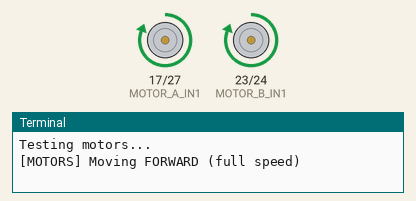
The program below on a simulated Raspberry Pi (BCM pin numbers). On the bench: motor-driver pin pairs drawn as motors (green arrow = first pin HIGH = forward, orange = second pin HIGH = backward, longer = more drive), the last lines printed to the terminal. At 4.0 s the program stops and its outputs stay as they are.

Above: at 0.1 s.
At 2.1 s:
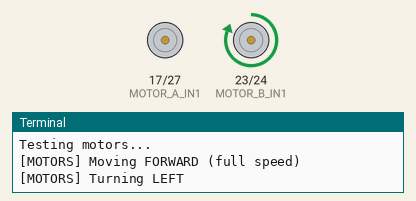
At 3.1 s:
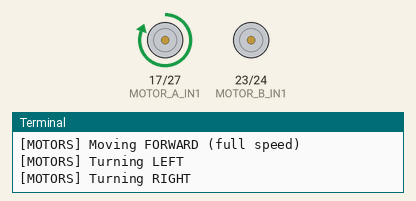
At 4.1 s:
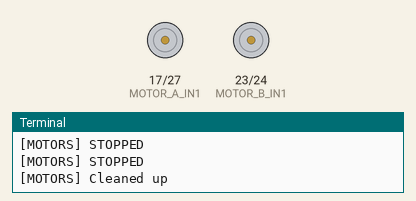
Timing chart, 0 to 5.5 s (numbered marks = the images above):
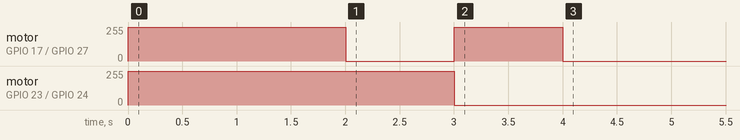

Measured:
- by itself, motor on GPIO 23 (MOTOR_B_IN1) / GPIO 24 (MOTOR_B_IN2): stopped → forward 255/255 at 0.00 s, → stopped 3.0 s later
- by itself, motor on GPIO 17 (MOTOR_A_IN1) / GPIO 27 (MOTOR_A_IN2): stopped → forward 255/255 at 0.00 s, → stopped 2.0 s later, → forward 255/255 1.0 s later, → stopped 1.0 s later

The program:

motor_controller.py
```python
# ============================================================
#  Medicare Robot - DC Motor Controller
#  Controls 2 DC motors via L298N motor driver for movement
#  EN pins are jumpered HIGH on L298N = always full speed
# ============================================================

import time

try:
    import RPi.GPIO as GPIO
except ImportError:
    print("[WARN] RPi.GPIO not available - running in simulation mode")
    GPIO = None

from config import (
    MOTOR_A_IN1, MOTOR_A_IN2,
    MOTOR_B_IN1, MOTOR_B_IN2,
)


class MotorController:
    """Controls two DC motors via L298N H-Bridge motor driver.

    EN (enable) pins are physically jumpered HIGH on the L298N board,
    so motors always run at full speed. Only direction is controlled.
    """

    def __init__(self):
        self.is_moving = False
        self.current_action = "stopped"

        if GPIO:
            GPIO.setwarnings(False)
            GPIO.setmode(GPIO.BCM)

            # Motor A (Left) direction pins
            GPIO.setup(MOTOR_A_IN1, GPIO.OUT)
            GPIO.setup(MOTOR_A_IN2, GPIO.OUT)

            # Motor B (Right) direction pins
            GPIO.setup(MOTOR_B_IN1, GPIO.OUT)
            GPIO.setup(MOTOR_B_IN2, GPIO.OUT)

            print("[MOTORS] Initialized L298N motor driver (full speed, no EN pins)")
        else:
            print("[MOTORS] Running in simulation mode")

    def _set_motor_a(self, forward=True):
        """Set Motor A (Left wheel) direction."""
        if GPIO:
            if forward:
                GPIO.output(MOTOR_A_IN1, GPIO.HIGH)
                GPIO.output(MOTOR_A_IN2, GPIO.LOW)
            else:
                GPIO.output(MOTOR_A_IN1, GPIO.LOW)
                GPIO.output(MOTOR_A_IN2, GPIO.HIGH)

    def _set_motor_b(self, forward=True):
        """Set Motor B (Right wheel) direction."""
        if GPIO:
            if forward:
                GPIO.output(MOTOR_B_IN1, GPIO.HIGH)
                GPIO.output(MOTOR_B_IN2, GPIO.LOW)
            else:
                GPIO.output(MOTOR_B_IN1, GPIO.LOW)
                GPIO.output(MOTOR_B_IN2, GPIO.HIGH)

    def _stop_motor_a(self):
        """Stop Motor A."""
        if GPIO:
            GPIO.output(MOTOR_A_IN1, GPIO.LOW)
            GPIO.output(MOTOR_A_IN2, GPIO.LOW)

    def _stop_motor_b(self):
        """Stop Motor B."""
        if GPIO:
            GPIO.output(MOTOR_B_IN1, GPIO.LOW)
            GPIO.output(MOTOR_B_IN2, GPIO.LOW)

    def move_forward(self):
        """Move robot forward - both motors forward at full speed."""
        self._set_motor_a(forward=True)
        self._set_motor_b(forward=True)
        self.is_moving = True
        self.current_action = "forward"
        print("[MOTORS] Moving FORWARD (full speed)")

    def move_backward(self):
        """Move robot backward at full speed."""
        self._set_motor_a(forward=False)
        self._set_motor_b(forward=False)
        self.is_moving = True
        self.current_action = "backward"
        print("[MOTORS] Moving BACKWARD (full speed)")

    def turn_left(self):
        """Turn left - right motor forward, left motor stopped."""
        self._stop_motor_a()              # Stop left wheel
        self._set_motor_b(forward=True)   # Right wheel forward
        self.is_moving = True
        self.current_action = "turning_left"
        print("[MOTORS] Turning LEFT")

    def turn_right(self):
        """Turn right - left motor forward, right motor stopped."""
        self._set_motor_a(forward=True)   # Left wheel forward
        self._stop_motor_b()              # Stop right wheel
        self.is_moving = True
        self.current_action = "turning_right"
        print("[MOTORS] Turning RIGHT")

    def spin_left(self):
        """Spin in place to the left."""
        self._set_motor_a(forward=False)
        self._set_motor_b(forward=True)
        self.is_moving = True
        self.current_action = "spinning_left"
        print("[MOTORS] Spinning LEFT")

    def spin_right(self):
        """Spin in place to the right."""
        self._set_motor_a(forward=True)
        self._set_motor_b(forward=False)
        self.is_moving = True
        self.current_action = "spinning_right"
        print("[MOTORS] Spinning RIGHT")

    def stop(self):
        """Stop all motors immediately."""
        self._stop_motor_a()
        self._stop_motor_b()
        self.is_moving = False
        self.current_action = "stopped"
        print("[MOTORS] STOPPED")

    def get_status(self):
        """Get current motor status."""
        return {
            "is_moving": self.is_moving,
            "action": self.current_action,
        }

    def cleanup(self):
        """Clean up GPIO resources."""
        self.stop()
        print("[MOTORS] Cleaned up")


if __name__ == "__main__":
    motors = MotorController()
    try:
        print("Testing motors...")
        motors.move_forward()
        time.sleep(2)
        motors.turn_left()
        time.sleep(1)
        motors.turn_right()
        time.sleep(1)
        motors.stop()
    finally:
        motors.cleanup()
        if GPIO:
            GPIO.cleanup()
```

config.py
```python
# ============================================================
#  Medicare Robot - Configuration
# ============================================================

# ---- Network ----
LAPTOP_IP = "10.110.128.3"         # Your laptop's IP (change this!)
STREAM_PORT = 8080                  # Video stream port

# ---- Camera (optimized for Pi 3B+) ----
CAMERA_WIDTH = 320
CAMERA_HEIGHT = 240
CAMERA_FPS = 15
JPEG_QUALITY = 50

# ---- Servo Motor (SG90) ----
SERVO_PIN = 18                      # GPIO 18 (PWM0)
SERVO_BOX_1 = 0                     # Box 1 -> 0 degrees
SERVO_BOX_2 = 30                    # Box 2 -> 30 degrees
SERVO_BOX_3 = 60                    # Box 3 -> 60 degrees

# ---- DC Motors (L298N) ----
MOTOR_A_IN1 = 17                    # Left wheel
MOTOR_A_IN2 = 27
MOTOR_B_IN1 = 23                    # Right wheel
MOTOR_B_IN2 = 24

# ---- Voice ----
SAMPLE_RATE = 16000
LISTEN_TIMEOUT = 5
PHRASE_TIME_LIMIT = 8

# ---- Gemini API ----
GEMINI_API_KEY = "AIzaSyAp4N0GUh9i1iBlgpWkfTlDkdSnKaCwknE"
GEMINI_MODEL = "gemini-2.5-flash"
GEMINI_SYSTEM_PROMPT = (
    "You ARE a Medicare robot. You are a real, physical medical care robot "
    "working in a hospital. You have wheels, a medicine dispenser with 3 boxes, "
    "a camera, and a speaker. Speak warmly like a caring nurse. "
    "Never say you are an AI. You are 'Medicare Robot'. "
    "Keep responses short (2-3 sentences), clear, and comforting."
)

# ---- Text-to-Speech ----
TTS_LANGUAGE = "en"
AUDIO_TEMP_FILE = "/tmp/tts_output.mp3"
```
